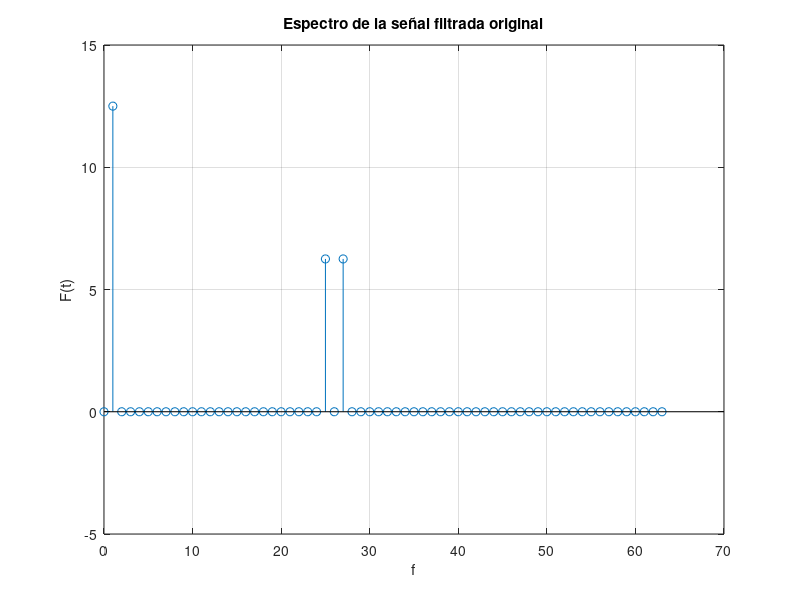

Source code (MATLAB):
%{
** ######################################################################################################
**      Archivo: 03 - 09 - EspectroSenhalFiltrada.m
**      SO: Windows 10
**      Herramienta: Visual Studio Code
**                   MATLAB R2023a
**
**      Notas:
**          CHECAR BIEN EN CLASE
** ######################################################################################################
%}

clear all
clf                                     % Elimina las figuras
clc

% MAIN PROGRAM
Fs = 128;                               % Declaramos las cntes
T = 1 / Fs;
A = 5;
fport = 13;
Amen = 2;
fmen = 1;

t = 0 : T : 2;                          % Definimos el intervalo

Sport = A * cos(2 * pi* fport * t);     % Declaramos las funciónes
Smen = Amen * cos(2 * pi * fmen * t);
Smod = Sport .* Smen;
Sdesm = Smod .* Sport;
fn = Fs / 2;
fcn = 1 / fn;
[num den] = butter(2, fcn);
Sfil = filter(num, den, Sdesm);         % Señal filtrada
SFIL = (1 / Fs) .* real(fft(Sdesm, Fs));
F =  0 : (Fs / 2) - 1;

stem(F, SFIL(F + 1))                    % Graficamos
title('Espectro de la señal filtrada original')
xlabel('f')
ylabel('F(t)')
grid on